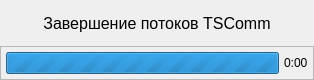
<?xml version="1.0" encoding="UTF-8"?>
<ui version="4.0">
 <class>WaitDialog</class>
 <widget class="QDialog" name="WaitDialog">
  <property name="geometry">
   <rect>
    <x>0</x>
    <y>0</y>
    <width>314</width>
    <height>80</height>
   </rect>
  </property>
  <property name="windowTitle">
   <string>Завершение</string>
  </property>
  <layout class="QVBoxLayout" name="verticalLayout" stretch="0,0">
   <property name="spacing">
    <number>0</number>
   </property>
   <property name="leftMargin">
    <number>0</number>
   </property>
   <property name="topMargin">
    <number>0</number>
   </property>
   <property name="rightMargin">
    <number>0</number>
   </property>
   <property name="bottomMargin">
    <number>0</number>
   </property>
   <item>
    <widget class="QLabel" name="label_2">
     <property name="sizePolicy">
      <sizepolicy hsizetype="Preferred" vsizetype="Expanding">
       <horstretch>0</horstretch>
       <verstretch>0</verstretch>
      </sizepolicy>
     </property>
     <property name="font">
      <font>
       <pointsize>12</pointsize>
      </font>
     </property>
     <property name="text">
      <string>Завершение потоков TSComm</string>
     </property>
     <property name="alignment">
      <set>Qt::AlignCenter</set>
     </property>
    </widget>
   </item>
   <item>
    <widget class="QFrame" name="frame">
     <property name="frameShape">
      <enum>QFrame::StyledPanel</enum>
     </property>
     <property name="frameShadow">
      <enum>QFrame::Sunken</enum>
     </property>
     <layout class="QHBoxLayout" name="horizontalLayout">
      <property name="spacing">
       <number>5</number>
      </property>
      <property name="leftMargin">
       <number>5</number>
      </property>
      <property name="topMargin">
       <number>5</number>
      </property>
      <property name="rightMargin">
       <number>5</number>
      </property>
      <property name="bottomMargin">
       <number>5</number>
      </property>
      <item>
       <widget class="QProgressBar" name="progressBar">
        <property name="maximum">
         <number>0</number>
        </property>
        <property name="value">
         <number>0</number>
        </property>
        <property name="textVisible">
         <bool>false</bool>
        </property>
       </widget>
      </item>
      <item>
       <widget class="QLabel" name="label">
        <property name="text">
         <string>0:00</string>
        </property>
       </widget>
      </item>
     </layout>
    </widget>
   </item>
  </layout>
 </widget>
 <resources/>
 <connections/>
</ui>
